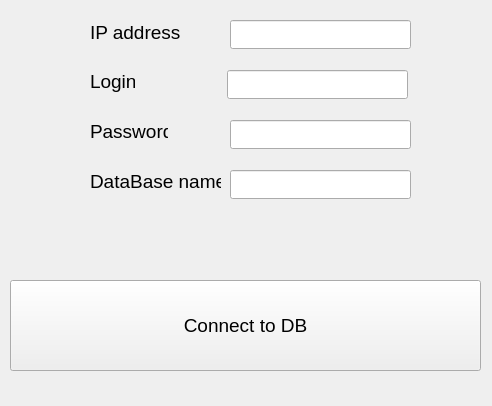
<?xml version="1.0" encoding="UTF-8"?>
<ui version="4.0">
 <class>Connect_form</class>
 <widget class="QWidget" name="Connect_form">
  <property name="geometry">
   <rect>
    <x>0</x>
    <y>0</y>
    <width>492</width>
    <height>406</height>
   </rect>
  </property>
  <property name="windowTitle">
   <string>Connect to DB</string>
  </property>
  <widget class="QLabel" name="IP_address_label">
   <property name="geometry">
    <rect>
     <x>90</x>
     <y>21</y>
     <width>91</width>
     <height>23</height>
    </rect>
   </property>
   <property name="font">
    <font>
     <pointsize>14</pointsize>
     <weight>50</weight>
     <italic>false</italic>
     <bold>false</bold>
     <underline>false</underline>
     <strikeout>false</strikeout>
     <stylestrategy>PreferAntialias</stylestrategy>
     <kerning>true</kerning>
    </font>
   </property>
   <property name="text">
    <string>IP address</string>
   </property>
  </widget>
  <widget class="QLineEdit" name="IP_address_textbox">
   <property name="geometry">
    <rect>
     <x>230</x>
     <y>20</y>
     <width>181</width>
     <height>29</height>
    </rect>
   </property>
   <property name="font">
    <font>
     <pointsize>14</pointsize>
    </font>
   </property>
   <property name="text">
    <string/>
   </property>
  </widget>
  <widget class="QLineEdit" name="Login_texbox">
   <property name="geometry">
    <rect>
     <x>227</x>
     <y>70</y>
     <width>181</width>
     <height>29</height>
    </rect>
   </property>
   <property name="font">
    <font>
     <pointsize>14</pointsize>
    </font>
   </property>
  </widget>
  <widget class="QLabel" name="Login_label">
   <property name="geometry">
    <rect>
     <x>90</x>
     <y>70</y>
     <width>45</width>
     <height>23</height>
    </rect>
   </property>
   <property name="font">
    <font>
     <pointsize>14</pointsize>
    </font>
   </property>
   <property name="text">
    <string>Login</string>
   </property>
  </widget>
  <widget class="QLabel" name="Pass_label">
   <property name="geometry">
    <rect>
     <x>90</x>
     <y>120</y>
     <width>78</width>
     <height>23</height>
    </rect>
   </property>
   <property name="font">
    <font>
     <pointsize>14</pointsize>
    </font>
   </property>
   <property name="text">
    <string>Password</string>
   </property>
  </widget>
  <widget class="QLabel" name="DB_name_label">
   <property name="geometry">
    <rect>
     <x>90</x>
     <y>170</y>
     <width>131</width>
     <height>23</height>
    </rect>
   </property>
   <property name="font">
    <font>
     <pointsize>14</pointsize>
    </font>
   </property>
   <property name="text">
    <string>DataBase name</string>
   </property>
  </widget>
  <widget class="QLineEdit" name="DB_name_textbox">
   <property name="geometry">
    <rect>
     <x>230</x>
     <y>170</y>
     <width>181</width>
     <height>29</height>
    </rect>
   </property>
   <property name="font">
    <font>
     <pointsize>14</pointsize>
    </font>
   </property>
  </widget>
  <widget class="QLineEdit" name="Pass_texxtbox">
   <property name="geometry">
    <rect>
     <x>230</x>
     <y>120</y>
     <width>181</width>
     <height>29</height>
    </rect>
   </property>
   <property name="font">
    <font>
     <pointsize>14</pointsize>
    </font>
   </property>
  </widget>
  <widget class="QPushButton" name="Connect_button">
   <property name="geometry">
    <rect>
     <x>10</x>
     <y>280</y>
     <width>471</width>
     <height>91</height>
    </rect>
   </property>
   <property name="font">
    <font>
     <pointsize>14</pointsize>
    </font>
   </property>
   <property name="text">
    <string>Connect to DB</string>
   </property>
  </widget>
 </widget>
 <resources/>
 <connections/>
</ui>
